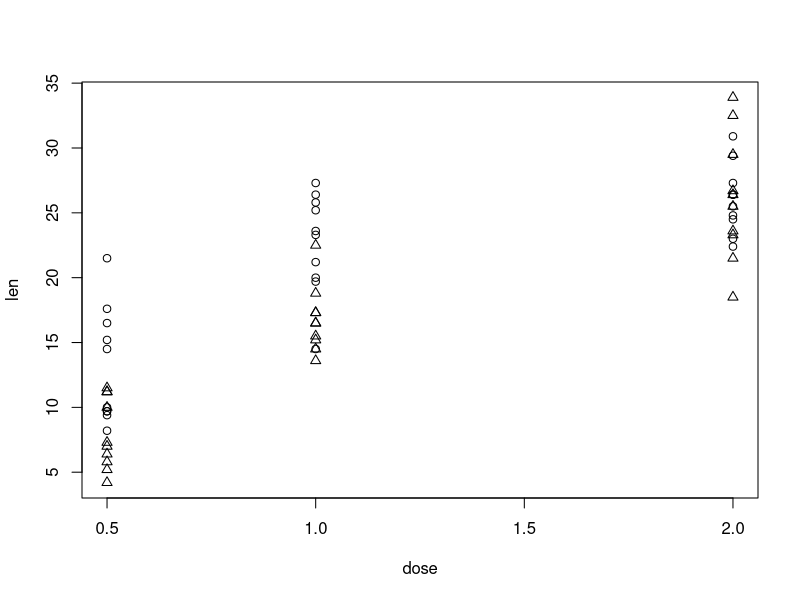

The R script that drew this image:
# MODULE 6 - Data Munging 
#
# (c) Copyright 2015-2019 - AMULET Analytics
# ---------------------------------------------------------------


# Data Sampling

sample_index <-sample(1:nrow(iris), 10, replace=T)

sample_index

sample_set <- iris[sample_index,]

sample_set

# ---------------------------------------------------------------

# Fixing Variable Names

# Create a test data frame
df <- data.frame("Address 1"=character(0), direction=character(0), street=character(0), CrossStreet=character(0), intersection=character(0), Location.1=character(0))
names(df)

#[1] "Address.1"    "direction"    "street"       "CrossStreet"  "intersection"
#[6] "Location.1"

names(df) <- tolower(names(df))   # convert to all lower case
names(df)     

#[1] "address.1"    "direction"    "street"       "crossstreet"  "intersection"
#[6] "location.1" 


# Throw away the "." in variable names

splitnames <- strsplit(names(df), "\\.")
class(splitnames)

# [1] "list"

length(splitnames)

# [1] 6

splitnames[2]

# [[1]]
# [1] "direction"

splitnames[6]

#[[1]]
#[1] "location" "1"  

splitnames[[6]][1]    # location

# [1] "location"

splitnames[[6]][2]    # 1

# [1] "1"

# Using sapply() to get rid of "." in variable names

firstelement <- function(x){x[1]}
names(df) <- sapply(splitnames, firstelement)

# ---------------------------------------------------------------

# Create New Variables

airquality$Ozone[1:10]

# [1] 41 36 12 18 NA 28 23 19  8 NA

ozoneRanges <- cut(airquality$Ozone, seq(0,200,by=25))

ozoneRanges[1:10]

# [1] (25,50] (25,50] (0,25]  (0,25]  <NA>    (25,50] (0,25]  (0,25]  (0,25] 
# [10] <NA>   
#  8 Levels: (0,25] (25,50] (50,75] (75,100] (100,125] (125,150] ... (175,200]

class(ozoneRanges)

# [1] "factor"

table(ozoneRanges, useNA="ifany")

# ozoneRanges
# (0,25]   (25,50]   (50,75]  (75,100] (100,125] (125,150] (150,175] 
# 50        32        12        15         5         1         1 
# (175,200]      <NA> 
#  0        37

airquality$ozoneRanges <- ozoneRanges

head(airquality)

#   Ozone Solar.R Wind Temp Month Day ozoneRanges
# 1    41     190  7.4   67     5   1     (25,50]
# 2    36     118  8.0   72     5   2     (25,50]
# 3    12     149 12.6   74     5   3      (0,25]
# 4    18     313 11.5   62     5   4      (0,25]
# 5    NA      NA 14.3   56     5   5        <NA>
# 6    28      NA 14.9   66     5   6     (25,50]


# ---------------------------------------------------------------

# Discretize Numeric Variables

# Equal width buckets
data(iris)

buckets <- 10
maxSepLen <- max(iris$Sepal.Length)
minSepLen <- min(iris$Sepal.Length)

cutPoints <- seq(minSepLen, maxSepLen, by=(maxSepLen-minSepLen)/buckets)
#[1] 4.30 4.66 5.02 5.38 5.74 6.10 6.46 6.82 7.18 7.54 7.90

cutSepLen <- cut(iris$Sepal.Length,breaks=cutPoints,include.lowest=TRUE)


# New data frame with original Sepal.Length and discretized version
newiris <- data.frame(contSepLen=iris$Sepal.Length, discSepLen=cutSepLen)
head(newiris)

#  contSepLen  discSepLen
#1        5.1 (5.02,5.38]
#2        4.9 (4.66,5.02]
#3        4.7 (4.66,5.02]
#4        4.6  [4.3,4.66]
#5        5.0 (4.66,5.02]
#6        5.4 (5.38,5.74]

# ---------------------------------------------------------------

# Date Handling

install.packages("lubridate")
library(lubridate)

data(lakers)
df <- lakers    # Make a copy for testing

str(df$date)
# int [1:34624] 20081028 20081028 20081028 20081028 20081028 20081028 20081028 20081028 20081028 20081028 ...

# Combine date and time variables into single R date-time object
playdate <- df$date[1]    # Integer
playtime <- df$time[1]    # Character
playdatetime <- paste(playdate, playtime)
playdatetime <- parse_date_time(playdatetime, "%y-%m-%d %H.%M")
playdatetime
# [1] "2008-10-28 12:00:00 UTC"
class(playdatetime)
# [1] "POSIXct" "POSIXt" 

# Parse to replace integer into R date-time object
df$date <- ymd(df$date)
str(df$date)
# POSIXct[1:34624], format: "2008-10-28" "2008-10-28" "2008-10-28" "2008-10-28" "2008-10-28" ...
class(df$date)
# [1] "POSIXct" "POSIXt" 

# Now create a new varialbe: PlayDateTime with combined date, time
df$PlayDateTime <- parse_date_time(paste(df$date, df$time), "%y-%m-%d %H.%M")
str(df$PlayDateTime)
# POSIXct[1:34624], format: "2008-10-28 12:00:00" "2008-10-28 11:39:00" "2008-10-28 11:37:00" ...


# ---------------------------------------------------------------

# Binary categorical variables

species_cat <- levels(iris$Species)
species_cat

#[1] "setosa"     "versicolor" "virginica"

binarySpecies <- function(c) {return(iris$Species == c)}

newVars <- sapply(species_cat, binarySpecies)
newVars[50:55,]

#     setosa versicolor virginica
#[1,]   TRUE      FALSE     FALSE
#[2,]  FALSE       TRUE     FALSE
#[3,]  FALSE       TRUE     FALSE
#[4,]  FALSE       TRUE     FALSE
#[5,]  FALSE       TRUE     FALSE
#[6,]  FALSE       TRUE     FALSE

colnames(newVars) <- species_cat

bin_matrix <- cbind(iris[,c('Species')], newVars)
bin_matrix[50:55,]

#       setosa versicolor virginica
#[1,] 1      1          0         0
#[2,] 2      0          1         0
#[3,] 2      0          1         0
#[4,] 2      0          1         0
#[5,] 2      0          1         0
#[6,] 2      0          1         0

bin_iris <- iris
bin_iris$setosa <- bin_matrix[,2]
bin_iris$versicolor <- bin_matrix[,3]
bin_iris$virginica <- bin_matrix[,4]

names(bin_iris)

#[1] "Sepal.Length" "Sepal.Width"  "Petal.Length" "Petal.Width"  "Species"     
#[6] "setosa"       "versicolor"   "virginica"


# ---------------------------------------------------------------

# Merge data sets

df1 = data.frame(CustId=c(1:6),Product=c(rep("Mouse",3),rep("Keyboard",3)))
df2 = data.frame(CustId=c(2,4,6),State=c(rep("California",2),rep("Oregon",1)))

# Outer join: returns all rows from both tables 
merge(x = df1, y = df2, by = "CustId", all = TRUE)

#  CustId  Product      State
#1      1    Mouse       <NA>
#2      2    Mouse California
#3      3    Mouse       <NA>
#4      4 Keyboard California
#5      5 Keyboard       <NA>
#6      6 Keyboard     Oregon

# Left outer join: returns all rows from the left table with the matching rows in the right table.
merge(x = df1, y = df2, by = "CustId", all.x=TRUE)

#  CustId  Product      State
#1      1    Mouse       <NA>
#2      2    Mouse California
#3      3    Mouse       <NA>
#4      4 Keyboard California
#5      5 Keyboard       <NA>
#6      6 Keyboard     Oregon

# Right outer join: returns all rows from the right table with the matching rows in the left table.
merge(x = df1, y = df2, by = "CustId", all.y=TRUE)

#  CustId  Product      State
#1      2    Mouse California
#2      4 Keyboard California
#3      6 Keyboard     Oregon

# Inner join: returns all rows from both tables as long as there is a match between the columns in both tables.
merge(x = df1, y = df2, by = "CustId", all=FALSE)

#  CustId  Product      State
#1      2    Mouse California
#2      4 Keyboard California
#3      6 Keyboard     Oregon


# ---------------------------------------------------------------

# Sorting data sets

data(ToothGrowth)
head(ToothGrowth)

#   len supp dose
#1  4.2   VC  0.5
#2 11.5   VC  0.5
#3  7.3   VC  0.5
#4  5.8   VC  0.5
#5  6.4   VC  0.5
#6 10.0   VC  0.5

# Ordering a data frame by single variables
sortedData <- ToothGrowth[order(ToothGrowth$len),]
sortedData[1:10,]

#   len supp dose
#1  4.2   VC  0.5
#9  5.2   VC  0.5
#4  5.8   VC  0.5
#5  6.4   VC  0.5
#10 7.0   VC  0.5
#3  7.3   VC  0.5
#37 8.2   OJ  0.5
#38 9.4   OJ  0.5
#34 9.7   OJ  0.5
#40 9.7   OJ  0.5

# Ordering a data frame by multiple variables
sortedData <- ToothGrowth[order(ToothGrowth$supp, ToothGrowth$len),]
sortedData[1:10,]

#   len supp dose
#37  8.2   OJ  0.5
#38  9.4   OJ  0.5
#34  9.7   OJ  0.5
#40  9.7   OJ  0.5
#36 10.0   OJ  0.5
#35 14.5   OJ  0.5
#49 14.5   OJ  1.0
#31 15.2   OJ  0.5
#39 16.5   OJ  0.5
#33 17.6   OJ  0.5

# ---------------------------------------------------------------

# Reshape data sets

library(reshape2)

misShaped <- as.data.frame(matrix(c(NA,5,1,4,2,3), byrow=TRUE, nrow=3))
names(misShaped) <- c("Quiz 1", "Quiz 2")
misShaped$student <- c("Ellen", "Catherine", "Stephen")
misShaped

#  Quiz 1 Quiz 2   student
#1     NA      5     Ellen
#2      1      4 Catherine
#3      2      3   Stephen

# Melt the data
melt(misShaped, id.vars="student", variable.name="Quiz", value.name="score")

#    student   Quiz score
#1     Ellen Quiz 1    NA
#2 Catherine Quiz 1     1
#3   Stephen Quiz 1     2
#4     Ellen Quiz 2     5
#5 Catherine Quiz 2     4
#6   Stephen Quiz 2     3


# ---------------------------------------------------------------

# Data Manipulation Using dplyr

install.packages("dplyr")
library(dplyr)

data(ToothGrowth)

ToothGrowth_df <- tbl_df(ToothGrowth)  # dplyr function to create a tbl_df in dplyr

# Filter rows with filter()
filter(ToothGrowth_df, len==11.2 & supp=="VC")  #dplyr function
#   len supp dose
#1 11.2   VC  0.5
#2 11.2   VC  0.5

# Arrange rows with arrange()
arrange(ToothGrowth_df, supp, desc(len))   # dplyr function
#Source: local data frame [60 x 3]
#
#    len supp dose
#1  30.9   OJ  2.0
#2  29.4   OJ  2.0
#3  27.3   OJ  1.0
#4  27.3   OJ  2.0
#5  26.4   OJ  1.0
#6  26.4   OJ  2.0
#7  26.4   OJ  2.0
#8  25.8   OJ  1.0
#9  25.5   OJ  2.0
#10 25.2   OJ  1.0


# Select columns with select()
select(ToothGrowth_df, dose, supp)     # dplyr function
#Source: local data frame [60 x 2]
#   dose supp
#1   0.5   VC
#2   0.5   VC
#3   0.5   VC
#4   0.5   VC
#5   0.5   VC
#6   0.5   VC
#7   0.5   VC
#8   0.5   VC
#9   0.5   VC
#10  0.5   VC


# Add new columns with mutate()

# Create a new variable supp_num
ToothGrowth_df <- mutate(ToothGrowth_df, supp_num=as.numeric(supp))   # dplyr function

attach(ToothGrowth_df)
plot(len ~ dose,pch=supp_num)


# ---------------------------------------------------------------

# Missing Data

install.packages("e1071")
library(e1071)    # Needed for impute()  

# Create some missing data in iris data set
iris_missing_data <- iris

iris_missing_data[5,1] <- NA
iris_missing_data[7,3] <- NA
iris_missing_data[10,4] <- NA

# See missing values
iris_missing_data[1:10, -5]

#   Sepal.Length Sepal.Width Petal.Length Petal.Width 
#1           5.1         3.5          1.4         0.2  
#2           4.9         3.0          1.4         0.2  
#3           4.7         3.2          1.3         0.2  
#4           4.6         3.1          1.5         0.2  
#5            NA         3.6          1.4         0.2  
#6           5.4         3.9          1.7         0.4 
#7           4.6         3.4           NA         0.3  
#8           5.0         3.4          1.5         0.2  
#9           4.4         2.9          1.4         0.2  
#10          4.9         3.1          1.5          NA  

# impute the missing data values
iris_repaired <- impute(iris_missing_data[,1:4], what='mean')

iris_repaired[1:10, -5]
#      Sepal.Length Sepal.Width Petal.Length Petal.Width
# [1,]     5.100000         3.5     1.400000    0.200000
# [2,]     4.900000         3.0     1.400000    0.200000
# [3,]     4.700000         3.2     1.300000    0.200000
# [4,]     4.600000         3.1     1.500000    0.200000
# [5,]     5.848993         3.6     1.400000    0.200000
# [6,]     5.400000         3.9     1.700000    0.400000
# [7,]     4.600000         3.4     3.773826    0.300000
# [8,]     5.000000         3.4     1.500000    0.200000
# [9,]     4.400000         2.9     1.400000    0.200000
# [10,]    4.900000         3.1     1.500000    1.206711


# Now show how to discard records with missing values
# Discard each record with at least one missing value

df <- iris_missing_data
nrow(df)
# [1] 150

iris_trimmed <- df[complete.cases(df[,1:4]),]
iris_trimmed <- na.omit(df)  # This works too
nrow(iris_trimmed)
# [1] 147

# Find all NA observations first and then delete
df.has.na <- apply(df,1,function(x){any(is.na(x))})
sum(df.has.na)
#[1] 3

iris_trimmed <- df[!df.has.na,]


# ---------------------------------------------------------------

# Feature Scaling

head(iris)    # Note the range of each feature

#  Sepal.Length Sepal.Width Petal.Length Petal.Width Species
#1          5.1         3.5          1.4         0.2  setosa
#2          4.9         3.0          1.4         0.2  setosa
#3          4.7         3.2          1.3         0.2  setosa
#4          4.6         3.1          1.5         0.2  setosa
#5          5.0         3.6          1.4         0.2  setosa
#6          5.4         3.9          1.7         0.4  setosa

# Scale each numeric column
scaleiris <- scale(iris[, 1:4])

head(scaleiris)

#     Sepal.Length Sepal.Width Petal.Length Petal.Width
#[1,]   -0.8976739  1.01560199    -1.335752   -1.311052
#[2,]   -1.1392005 -0.13153881    -1.335752   -1.311052
#[3,]   -1.3807271  0.32731751    -1.392399   -1.311052
#[4,]   -1.5014904  0.09788935    -1.279104   -1.311052
#[5,]   -1.0184372  1.24503015    -1.335752   -1.311052
#[6,]   -0.5353840  1.93331463    -1.165809   -1.048667







